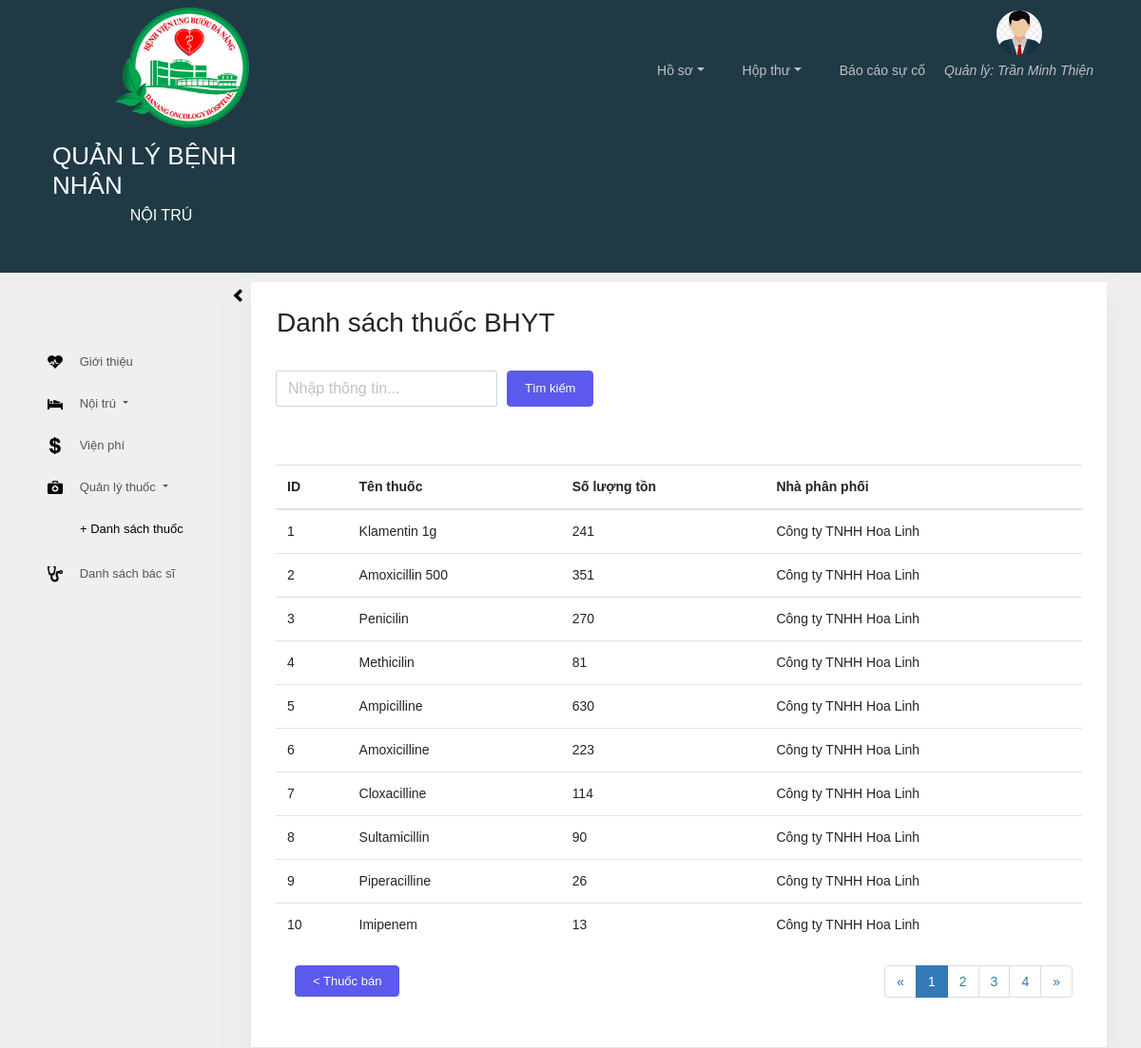
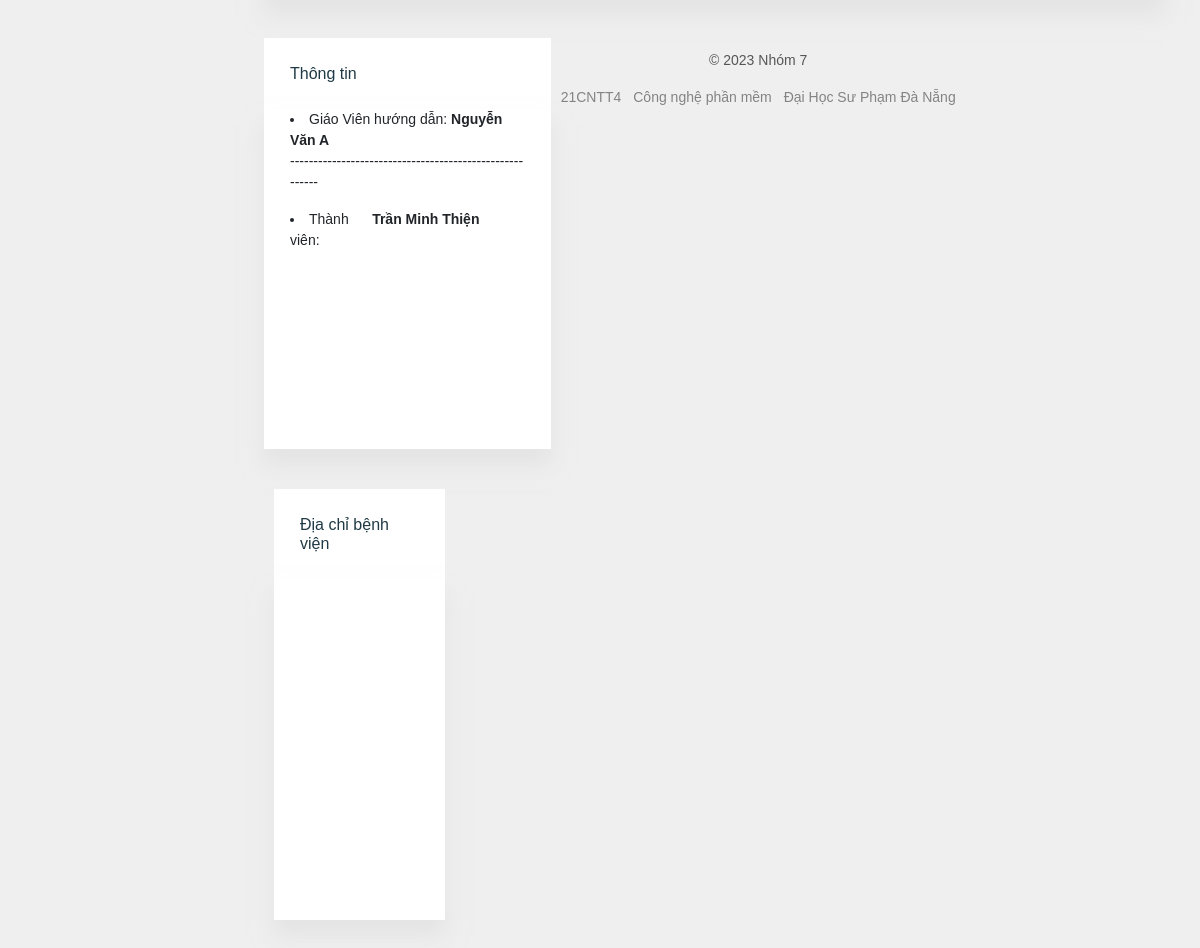
The page /danhsachthuocbhyt.php on the database its author committed (2 pictures, top to bottom).
### tables this page shows
CREATE TABLE `thuocbhyt` (
  `id` int NOT NULL,
  `tenthuoc` varchar(100) NOT NULL,
  `soluongton` int NOT NULL,
  `nhaphanphoi` int NOT NULL
);

CREATE TABLE `nhaphanphoi` (
  `id` int NOT NULL,
  `tencongty` varchar(100) NOT NULL,
  `tenthuoc` varchar(100) NOT NULL
);

### danhsachthuocbhyt.php (the view, shortened to what this page needs)
<?php
    require_once('header-footer/header.php');
 ?>
      <div class="page-body">
        <div class="container-fluid">
          <div class="page-sidebar toggled sidebar">
            <nav class="sidebar-collapse d-none d-lg-block">
              <i class="ion hide-on-collapsed"><img src="img/icon/glyphicons-225-chevron-left.png" style="width:10px;" alt=""></i>
            </nav>
            <ul class="nav nav-pills nav-stacked" id="sidebar-stacked">
              <li class="nav-item">
                <a class="nav-link" href="home.php"><i class="ion"><img src="img/icon/glyphicons-672-heartbeat.png" style="width:16px;" alt=""></i> <span class="nav-text">Giới thiệu</span></a>
              </li>
              <li class="nav-item">
                <a class="nav-container dropdown-toggle" data-toggle="collapse" data-parent="#sidebar-stacked" href="#p2">
                  <i class="ion"><img src="img/icon/glyphicons-496-bed-alt.png" style="width:16px;" alt=""></i> <span class="nav-text">Nội trú</span>
                </a>
              </li>
              <li class="nav-item">
                <a class="nav-link" href="vienphi.php"><i class="ion"><img src="img/icon/glyphicons-228-usd.png" style="width:12px;" alt=""></i> <span class="nav-text">Viện phí</span></a>
              </li>
                <li class="nav-item">
                <a class="nav-container dropdown-toggle" data-toggle="collapse" data-parent="#sidebar-stacked" href="#p8">
                  <i class="ion"><img src="img/icon/glyphicons-629-doctor.png" style="width:16px;" alt=""></i> <span class="nav-text">Quản lý thuốc</span>
                </a>
                <ul class="nav nav-pills nav-stacked" id="p8">
                  <li class="nav-item active"><a class="nav-link" href="danhsachthuoc.php">+ Danh sách thuốc</a></li>
                </ul>
              	</li>
              	<li class="nav-item">
                <a class="nav-link" href="danhsachbacsi.php"><i class="ion"><img src="img/icon/glyphicons-595-stethoscope.png" style="width:16px;" alt=""></i> <span class="nav-text">Danh sách bác sĩ</span></a>
              </li>
            </ul>
          </div>
<?php
  $conn = mysqli_connect('localhost','root','','benhnhannoitru');
  mysqli_set_charset($conn,'utf8');
  $query_show = mysqli_query($conn,"Select tbhyt.id, npp.tenthuoc as 'tenthuoc', tbhyt.soluongton, npp.tencongty as 'tencongty' from thuocbhyt tbhyt right join nhaphanphoi npp on tbhyt.nhaphanphoi = npp.id");
  $total = mysqli_num_rows($query_show);
  $limit = 10;
  $page = ceil($total/$limit);
  $get_page = isset($_GET['page']) ? $_GET['page'] : 1;
  $curent_page = $get_page < 0 ? 1 : $get_page;
  $curent_page = $curent_page >$page ? $page : $curent_page;
  $start = ($curent_page - 1)*$limit;
  $query_show = mysqli_query($conn,"Select tbhyt.id, npp.tenthuoc as 'tenthuoc', tbhyt.soluongton, npp.tencongty as 'tencongty' from thuocbhyt tbhyt right join nhaphanphoi npp on tbhyt.nhaphanphoi = npp.id order by id ASC limit $start,$limit");
 ?>
                <div class="page-content">
                      <div class="card card-default widget">
                        <div class="card-body">
                          <div class="row">
                            <div class="card card-default widget">
                              <div class="card-heading">
                                <h3 style="margin-left: -15px;">Danh sách thuốc BHYT</h3>
                              </div>
                              <form action="" method="POST" class="form-inline">
                                <div class="form-group">
                                      <input type="text" class="form-control" name="search" placeholder="Nhập thông tin..." style="margin-left: 10px;">
                                </div>
                                <button type="submit" class="btn btn-info" style="margin-left: 10px; height: 38px;">Tìm kiếm</button>
                              </form>
                            </div>
                          </div>
                      <div class="panel panel-default" style="margin-top: 20px;">
                      <table class="table" border="0" cellspacing="1" cellpadding="1">
                        <thead>
                          <tr>
                            <th>ID</th>
                            <th>Tên thuốc</th>
                            <th>Số lượng tồn</th>
                            <th>Nhà phân phối</th>
                          </tr>
                        </thead>
                        <tbody>
                          <?php foreach ($query_show as $show) : ?>
                          <tr>
                            <td><?php echo $show['id']; ?></td>
                            <td><?php echo $show['tenthuoc']; ?></td>
                            <td><?php echo $show['soluongton']; ?></td>
                            <td><?php echo $show['tencongty']; ?></td>
                          </tr>
                        <?php endforeach; ?>
                        </tbody>
                      </table>
                    </div>
                    <div class="col-md-12">
                      <div class="col-md-3 text-left" style=" margin-top: 20px;float: left;">
                        <a href="danhsachthuoc.php" class="btn btn-info">< Thuốc bán</a>
                      </div>
                      <div class="col-md-9 text-right" style="padding: 0;float: left;">
                      <?php
                                $lui = $curent_page <=1 ? 1 : $curent_page - 1;
                                $tien = $curent_page >= $page ? $page : $curent_page + 1;
                               ?>
                              <ul class="pagination">
                                <li><a href="?page=<?php echo $lui; ?>">&laquo;</a></li>
                                <?php for ($i=1; $i <= $page ; $i++) :
                                  $active = $curent_page == $i ? 'class = "active"' : '';
                                ?>
                                <li <?php echo $active; ?>><a href="?page=<?php echo $i; ?>"><?php echo $i; ?></a></li>
                                <?php endfor; ?>
                                <li><a href="?page=<?php echo $tien; ?>">&raquo;</a></li>
                              </ul>
                            </div>
                          </div>
                        </div>
                      </div>
                    <?php
  require_once('header-footer/footer.php');
 ?>

### rows shown on the page
thuocbhyt: id "1", nhaphanphoi.tenthuoc "Klamentin 1g", soluongton "241", nhaphanphoi.tencongty "Công ty TNHH Hoa Linh"
thuocbhyt: id "2", nhaphanphoi.tenthuoc "Amoxicillin 500", soluongton "351", nhaphanphoi.tencongty "Công ty TNHH Hoa Linh"
thuocbhyt: id "3", nhaphanphoi.tenthuoc "Penicilin", soluongton "270", nhaphanphoi.tencongty "Công ty TNHH Hoa Linh"
thuocbhyt: id "4", nhaphanphoi.tenthuoc "Methicilin", soluongton "81", nhaphanphoi.tencongty "Công ty TNHH Hoa Linh"
thuocbhyt: id "5", nhaphanphoi.tenthuoc "Ampicilline", soluongton "630", nhaphanphoi.tencongty "Công ty TNHH Hoa Linh"
thuocbhyt: id "6", nhaphanphoi.tenthuoc "Amoxicilline", soluongton "223", nhaphanphoi.tencongty "Công ty TNHH Hoa Linh"
thuocbhyt: id "7", nhaphanphoi.tenthuoc "Cloxacilline", soluongton "114", nhaphanphoi.tencongty "Công ty TNHH Hoa Linh"
thuocbhyt: id "8", nhaphanphoi.tenthuoc "Sultamicillin", soluongton "90", nhaphanphoi.tencongty "Công ty TNHH Hoa Linh"
thuocbhyt: id "9", nhaphanphoi.tenthuoc "Piperacilline", soluongton "26", nhaphanphoi.tencongty "Công ty TNHH Hoa Linh"
thuocbhyt: id "10", nhaphanphoi.tenthuoc "Imipenem", soluongton "13", nhaphanphoi.tencongty "Công ty TNHH Hoa Linh"
